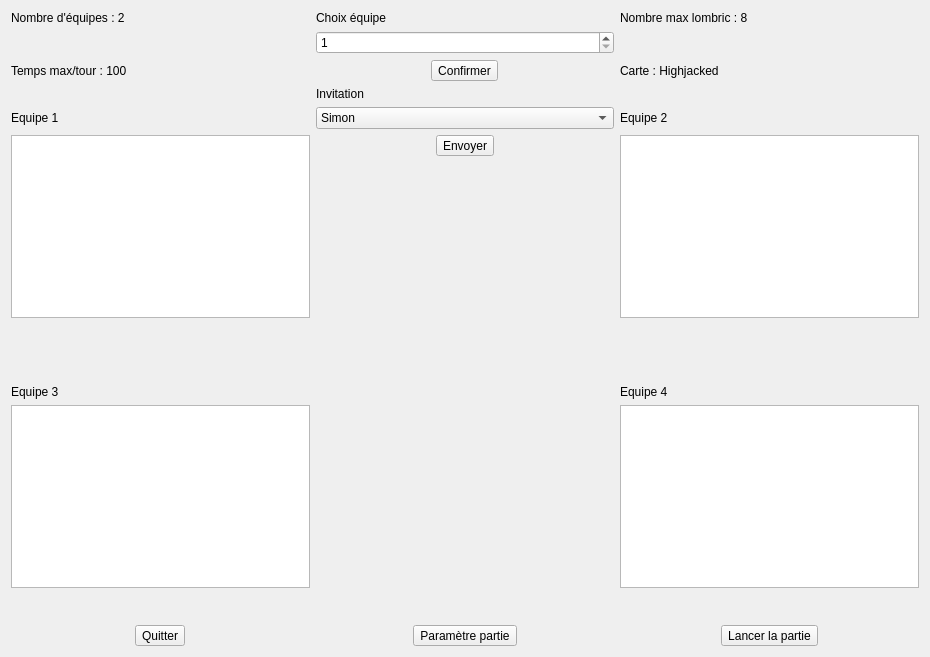
<?xml version="1.0" encoding="UTF-8"?>
<ui version="4.0">
 <class>Salon_HoteWidget</class>
 <widget class="QWidget" name="Salon_HoteWidget">
  <property name="geometry">
   <rect>
    <x>0</x>
    <y>0</y>
    <width>930</width>
    <height>657</height>
   </rect>
  </property>
  <property name="windowTitle">
   <string>Form</string>
  </property>
  <property name="styleSheet">
   <string notr="true"/>
  </property>
  <layout class="QHBoxLayout" name="horizontalLayout">
   <item>
    <layout class="QGridLayout" name="Salon_HotegridLayout">
     <item row="2" column="1" alignment="Qt::AlignHCenter">
      <widget class="QToolButton" name="Confim_EquipetoolButton">
       <property name="text">
        <string>Confirmer</string>
       </property>
      </widget>
     </item>
     <item row="12" column="1">
      <spacer name="horizontalSpacer">
       <property name="orientation">
        <enum>Qt::Horizontal</enum>
       </property>
       <property name="sizeHint" stdset="0">
        <size>
         <width>40</width>
         <height>20</height>
        </size>
       </property>
      </spacer>
     </item>
     <item row="10" column="0">
      <spacer name="verticalSpacer">
       <property name="orientation">
        <enum>Qt::Vertical</enum>
       </property>
       <property name="sizeHint" stdset="0">
        <size>
         <width>20</width>
         <height>40</height>
        </size>
       </property>
      </spacer>
     </item>
     <item row="13" column="0">
      <spacer name="verticalSpacer_3">
       <property name="orientation">
        <enum>Qt::Vertical</enum>
       </property>
       <property name="sizeHint" stdset="0">
        <size>
         <width>20</width>
         <height>40</height>
        </size>
       </property>
      </spacer>
     </item>
     <item row="0" column="1">
      <widget class="QLabel" name="Choix_equipeLabel">
       <property name="text">
        <string>Choix équipe</string>
       </property>
      </widget>
     </item>
     <item row="10" column="2">
      <spacer name="verticalSpacer_2">
       <property name="orientation">
        <enum>Qt::Vertical</enum>
       </property>
       <property name="sizeHint" stdset="0">
        <size>
         <width>20</width>
         <height>40</height>
        </size>
       </property>
      </spacer>
     </item>
     <item row="14" column="2" alignment="Qt::AlignHCenter">
      <widget class="QToolButton" name="Lets_PlayToolButton">
       <property name="styleSheet">
        <string notr="true"/>
       </property>
       <property name="text">
        <string>Lancer la partie</string>
       </property>
      </widget>
     </item>
     <item row="6" column="1" alignment="Qt::AlignHCenter|Qt::AlignTop">
      <widget class="QToolButton" name="Send_InvitationToolButton">
       <property name="text">
        <string>Envoyer</string>
       </property>
      </widget>
     </item>
     <item row="2" column="0">
      <widget class="QLabel" name="Temps_MaxTourLabel">
       <property name="text">
        <string>Temps max/tour : 100</string>
       </property>
      </widget>
     </item>
     <item row="5" column="2">
      <widget class="QLabel" name="Equipe_deuxLabel">
       <property name="text">
        <string>Equipe 2</string>
       </property>
      </widget>
     </item>
     <item row="4" column="1">
      <widget class="QLabel" name="InvitationLabel">
       <property name="text">
        <string>Invitation</string>
       </property>
      </widget>
     </item>
     <item row="11" column="2">
      <widget class="QLabel" name="Equipe_quatreLabel">
       <property name="text">
        <string>Equipe 4</string>
       </property>
      </widget>
     </item>
     <item row="6" column="0">
      <widget class="QPlainTextEdit" name="Equipe_uneplainTextEdit">
       <property name="styleSheet">
        <string notr="true">color: darkBlue;</string>
       </property>
       <property name="plainText">
        <string/>
       </property>
       <property name="cursorWidth">
        <number>0</number>
       </property>
       <property name="textInteractionFlags">
        <set>Qt::TextSelectableByKeyboard|Qt::TextSelectableByMouse</set>
       </property>
      </widget>
     </item>
     <item row="5" column="0">
      <widget class="QLabel" name="Equipe_uneLabel">
       <property name="text">
        <string>Equipe 1</string>
       </property>
      </widget>
     </item>
     <item row="14" column="1" alignment="Qt::AlignHCenter">
      <widget class="QToolButton" name="Change_ParametreToolButton">
       <property name="styleSheet">
        <string notr="true"/>
       </property>
       <property name="text">
        <string>Paramètre partie</string>
       </property>
      </widget>
     </item>
     <item row="6" column="2">
      <widget class="QPlainTextEdit" name="Equipe_deuxplainTextEdit">
       <property name="styleSheet">
        <string notr="true">color:darkGreen;</string>
       </property>
       <property name="plainText">
        <string/>
       </property>
       <property name="cursorWidth">
        <number>0</number>
       </property>
       <property name="textInteractionFlags">
        <set>Qt::TextSelectableByKeyboard|Qt::TextSelectableByMouse</set>
       </property>
      </widget>
     </item>
     <item row="12" column="2">
      <widget class="QPlainTextEdit" name="Equipe_quatreplainTextEdit">
       <property name="styleSheet">
        <string notr="true">color: darkRed;</string>
       </property>
       <property name="plainText">
        <string/>
       </property>
       <property name="cursorWidth">
        <number>0</number>
       </property>
       <property name="textInteractionFlags">
        <set>Qt::TextSelectableByKeyboard|Qt::TextSelectableByMouse</set>
       </property>
      </widget>
     </item>
     <item row="0" column="0">
      <widget class="QLabel" name="Nombre_EquipeLabel">
       <property name="text">
        <string>Nombre d'équipes : 2</string>
       </property>
      </widget>
     </item>
     <item row="12" column="0">
      <widget class="QPlainTextEdit" name="Equipe_troisplainTextEdit">
       <property name="styleSheet">
        <string notr="true">color: darkMagenta;</string>
       </property>
       <property name="plainText">
        <string/>
       </property>
       <property name="cursorWidth">
        <number>0</number>
       </property>
       <property name="textInteractionFlags">
        <set>Qt::TextSelectableByKeyboard|Qt::TextSelectableByMouse</set>
       </property>
      </widget>
     </item>
     <item row="14" column="0" alignment="Qt::AlignHCenter">
      <widget class="QToolButton" name="Leave_roomToolButton">
       <property name="styleSheet">
        <string notr="true"/>
       </property>
       <property name="text">
        <string>Quitter</string>
       </property>
      </widget>
     </item>
     <item row="11" column="0">
      <widget class="QLabel" name="Equipe_troisLabel">
       <property name="text">
        <string>Equipe 3</string>
       </property>
      </widget>
     </item>
     <item row="5" column="1" alignment="Qt::AlignTop">
      <widget class="QComboBox" name="InvitationComboBox">
       <property name="styleSheet">
        <string notr="true"/>
       </property>
       <item>
        <property name="text">
         <string>Simon</string>
        </property>
       </item>
       <item>
        <property name="text">
         <string>Morty</string>
        </property>
       </item>
      </widget>
     </item>
     <item row="9" column="1">
      <spacer name="verticalSpacer_4">
       <property name="orientation">
        <enum>Qt::Vertical</enum>
       </property>
       <property name="sizeHint" stdset="0">
        <size>
         <width>20</width>
         <height>40</height>
        </size>
       </property>
      </spacer>
     </item>
     <item row="0" column="2">
      <widget class="QLabel" name="Nombre_LombricLabel">
       <property name="text">
        <string>Nombre max lombric : 8</string>
       </property>
      </widget>
     </item>
     <item row="2" column="2">
      <widget class="QLabel" name="CarteLabel">
       <property name="text">
        <string>Carte : Highjacked</string>
       </property>
      </widget>
     </item>
     <item row="1" column="1">
      <widget class="QSpinBox" name="Choix_EquipeSpinBox">
       <property name="styleSheet">
        <string notr="true"/>
       </property>
       <property name="minimum">
        <number>1</number>
       </property>
       <property name="maximum">
        <number>4</number>
       </property>
      </widget>
     </item>
    </layout>
   </item>
  </layout>
 </widget>
 <resources>
  <include location="../images_widget.qrc"/>
 </resources>
 <connections/>
</ui>
